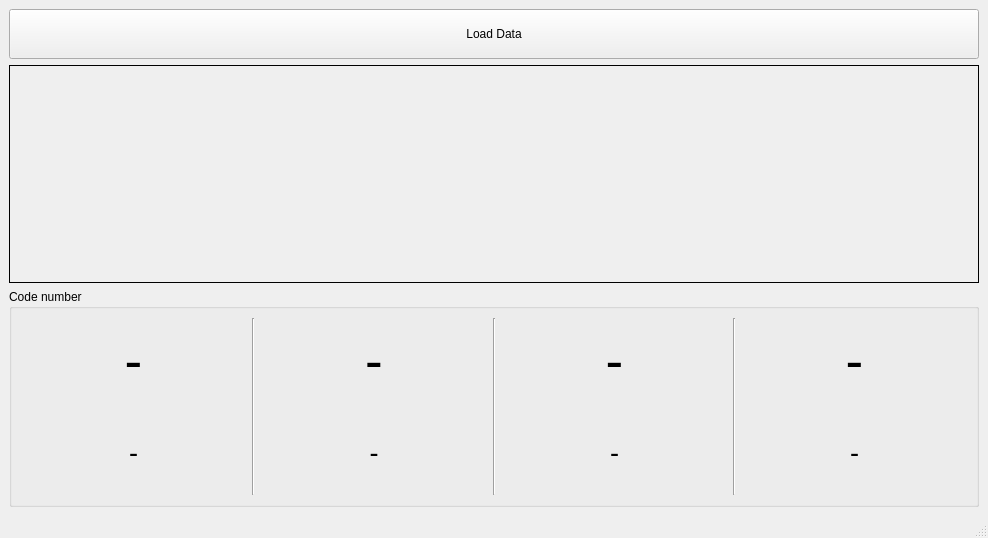
<?xml version="1.0" encoding="UTF-8"?>
<ui version="4.0">
 <class>MainWindow</class>
 <widget class="QMainWindow" name="MainWindow">
  <property name="geometry">
   <rect>
    <x>0</x>
    <y>0</y>
    <width>988</width>
    <height>538</height>
   </rect>
  </property>
  <property name="windowTitle">
   <string>MainWindow</string>
  </property>
  <widget class="QWidget" name="centralwidget">
   <property name="sizePolicy">
    <sizepolicy hsizetype="Fixed" vsizetype="Fixed">
     <horstretch>0</horstretch>
     <verstretch>0</verstretch>
    </sizepolicy>
   </property>
   <layout class="QGridLayout" name="gridLayout_2">
    <item row="0" column="0">
     <widget class="QPushButton" name="pushButton_load">
      <property name="minimumSize">
       <size>
        <width>0</width>
        <height>50</height>
       </size>
      </property>
      <property name="maximumSize">
       <size>
        <width>16777215</width>
        <height>16777215</height>
       </size>
      </property>
      <property name="text">
       <string>Load Data</string>
      </property>
     </widget>
    </item>
    <item row="1" column="0">
     <widget class="QLabel" name="label_cv2a">
      <property name="sizePolicy">
       <sizepolicy hsizetype="Preferred" vsizetype="Preferred">
        <horstretch>0</horstretch>
        <verstretch>0</verstretch>
       </sizepolicy>
      </property>
      <property name="frameShape">
       <enum>QFrame::Box</enum>
      </property>
      <property name="text">
       <string/>
      </property>
      <property name="alignment">
       <set>Qt::AlignCenter</set>
      </property>
     </widget>
    </item>
    <item row="2" column="0">
     <widget class="QGroupBox" name="groupBox">
      <property name="sizePolicy">
       <sizepolicy hsizetype="Preferred" vsizetype="Preferred">
        <horstretch>0</horstretch>
        <verstretch>0</verstretch>
       </sizepolicy>
      </property>
      <property name="title">
       <string>Code number</string>
      </property>
      <layout class="QGridLayout" name="gridLayout">
       <item row="0" column="0">
        <widget class="QLabel" name="label_No1">
         <property name="font">
          <font>
           <pointsize>40</pointsize>
          </font>
         </property>
         <property name="text">
          <string>-</string>
         </property>
         <property name="alignment">
          <set>Qt::AlignCenter</set>
         </property>
        </widget>
       </item>
       <item row="0" column="1" rowspan="2">
        <widget class="Line" name="line">
         <property name="orientation">
          <enum>Qt::Vertical</enum>
         </property>
        </widget>
       </item>
       <item row="0" column="2">
        <widget class="QLabel" name="label_No2">
         <property name="font">
          <font>
           <pointsize>40</pointsize>
          </font>
         </property>
         <property name="text">
          <string>-</string>
         </property>
         <property name="alignment">
          <set>Qt::AlignCenter</set>
         </property>
        </widget>
       </item>
       <item row="0" column="3" rowspan="2">
        <widget class="Line" name="line_2">
         <property name="orientation">
          <enum>Qt::Vertical</enum>
         </property>
        </widget>
       </item>
       <item row="0" column="4">
        <widget class="QLabel" name="label_No3">
         <property name="font">
          <font>
           <pointsize>40</pointsize>
          </font>
         </property>
         <property name="text">
          <string>-</string>
         </property>
         <property name="alignment">
          <set>Qt::AlignCenter</set>
         </property>
        </widget>
       </item>
       <item row="0" column="5" rowspan="2">
        <widget class="Line" name="line_3">
         <property name="orientation">
          <enum>Qt::Vertical</enum>
         </property>
        </widget>
       </item>
       <item row="0" column="6">
        <widget class="QLabel" name="label_No4">
         <property name="font">
          <font>
           <pointsize>40</pointsize>
          </font>
         </property>
         <property name="text">
          <string>-</string>
         </property>
         <property name="alignment">
          <set>Qt::AlignCenter</set>
         </property>
        </widget>
       </item>
       <item row="1" column="0">
        <widget class="QLabel" name="label_prob1">
         <property name="font">
          <font>
           <pointsize>20</pointsize>
          </font>
         </property>
         <property name="text">
          <string>-</string>
         </property>
         <property name="alignment">
          <set>Qt::AlignCenter</set>
         </property>
        </widget>
       </item>
       <item row="1" column="2">
        <widget class="QLabel" name="label_prob2">
         <property name="font">
          <font>
           <pointsize>20</pointsize>
          </font>
         </property>
         <property name="text">
          <string>-</string>
         </property>
         <property name="alignment">
          <set>Qt::AlignCenter</set>
         </property>
        </widget>
       </item>
       <item row="1" column="4">
        <widget class="QLabel" name="label_prob3">
         <property name="font">
          <font>
           <pointsize>20</pointsize>
          </font>
         </property>
         <property name="text">
          <string>-</string>
         </property>
         <property name="alignment">
          <set>Qt::AlignCenter</set>
         </property>
        </widget>
       </item>
       <item row="1" column="6">
        <widget class="QLabel" name="label_prob4">
         <property name="font">
          <font>
           <pointsize>20</pointsize>
          </font>
         </property>
         <property name="text">
          <string>-</string>
         </property>
         <property name="alignment">
          <set>Qt::AlignCenter</set>
         </property>
        </widget>
       </item>
      </layout>
     </widget>
    </item>
   </layout>
  </widget>
  <widget class="QMenuBar" name="menubar">
   <property name="geometry">
    <rect>
     <x>0</x>
     <y>0</y>
     <width>988</width>
     <height>21</height>
    </rect>
   </property>
  </widget>
  <widget class="QStatusBar" name="statusbar"/>
 </widget>
 <resources/>
 <connections/>
</ui>
